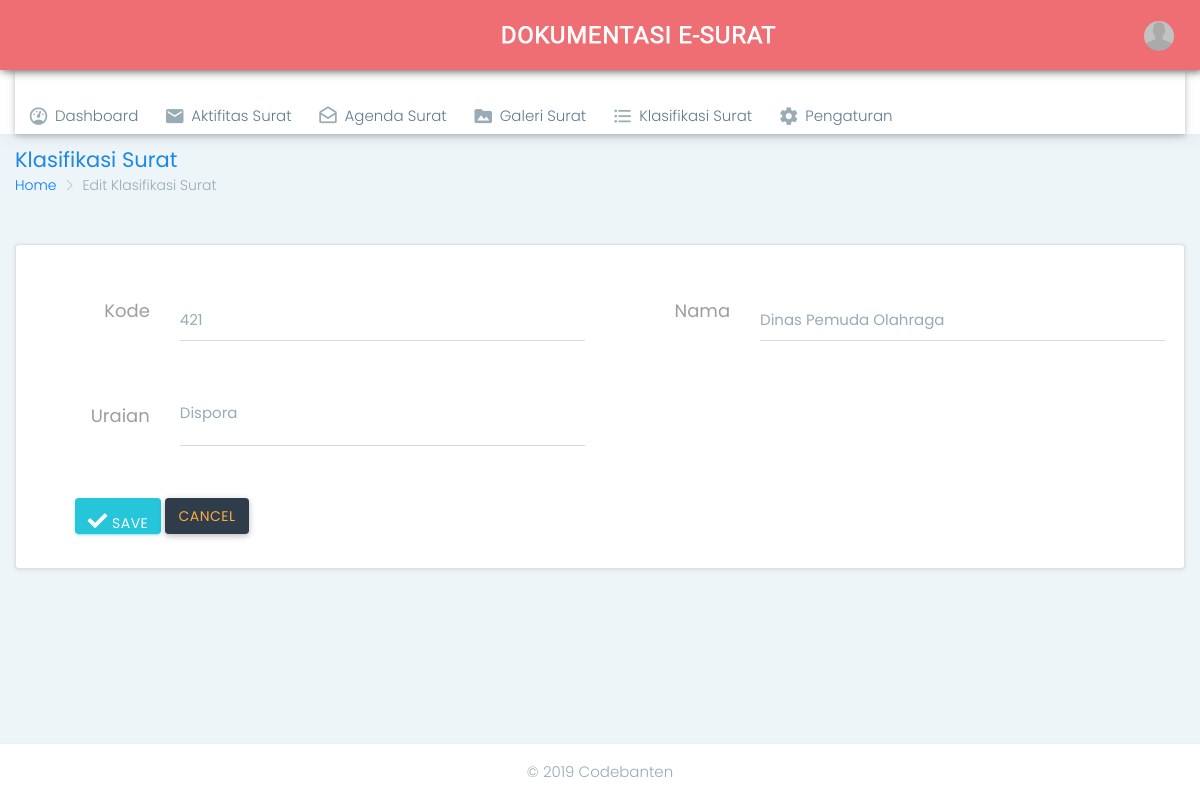
Screenshot of /admin.php?page=ref&act=edit&id_klasifikasi=2 (signed in) with the database file from the repository.
### tables this page shows
CREATE TABLE `tbl_klasifikasi` (
  `id_klasifikasi` int(5) NOT NULL AUTO_INCREMENT,
  `kode` varchar(30) NOT NULL,
  `nama` varchar(250) NOT NULL,
  `uraian` mediumtext NOT NULL,
  `id_user` tinyint(2) NOT NULL,
  PRIMARY KEY (`id_klasifikasi`)
);

### edit_klasifikasi.php (the view, shortened to what this page needs)
<?php
    if(empty($_SESSION['admin'])){
        $_SESSION['err'] = '<center>Anda harus login terlebih dahulu!</center>';
        header("Location: ./");
        die();
    } else {
        if(isset($_REQUEST['submit'])){
                $id_klasifikasi = $_REQUEST['id_klasifikasi'];
                $kode = $_REQUEST['kode'];
                $nama = $_REQUEST['nama'];
                $uraian = $_REQUEST['uraian'];
                $id_user = $_SESSION['admin'];
                if($_REQUEST['kode'] == "" || $_REQUEST['nama'] == "" || $_REQUEST['uraian'] == ""){
                    $_SESSION['errEmpty'] = 'ERROR! Semua form wajib diisi';
                    echo '<script language="javascript">
                            window.location.href="./admin.php?page=ref&act=edit&id_klasifikasi='.$id_klasifikasi.'";
                          </script>';
                } else {
                if(!preg_match("/^[a-zA-Z0-9. ]*$/", $kode)){
                    $_SESSION['kode'] = 'Form Kode hanya boleh mengandung karakter huruf, angka, spasi dan titik(.)';
                    echo '<script language="javascript">window.history.back();</script>';
                } else {
                    if(!preg_match("/^[a-zA-Z0-9.,\/ -]*$/", $nama)){
                        $_SESSION['namaref'] = 'Form Nama hanya boleh mengandung karakter huruf, spasi, titik(.), koma(,) dan minus(-)';
                        echo '<script language="javascript">window.history.back();</script>';
                    } else {
                        if(!preg_match("/^[a-zA-Z0-9.,()\/\r\n -]*$/", $uraian)){
                            $_SESSION['uraian'] = 'Form Uraian hanya boleh mengandung  huruf, angka, spasi, titik(.), koma(,), minus(-), garis miring(/), dan kurung()';
                            echo '<script language="javascript">window.history.back();</script>';
                        } else {
                            $query = mysqli_query($config, "UPDATE tbl_klasifikasi SET kode='$kode', nama='$nama', uraian='$uraian', id_user='$id_user' WHERE id_klasifikasi='$id_klasifikasi'");
                            if($query != false){
                                $_SESSION['succEdit'] = 'SUKSES! Data berhasil diupdate';
                                header("Location: ./admin.php?page=ref");
                                die();
                            } else {
                                $_SESSION['errQ'] = 'ERROR! Ada masalah dengan query';
                                echo '<script language="javascript">window.history.back();</script>';
                            }
                        }
                    }
                }
            }
        } else {
            $id_klasifikasi = mysqli_real_escape_string($config, $_REQUEST['id_klasifikasi']);
            $query = mysqli_query($config, "SELECT * FROM tbl_klasifikasi WHERE id_klasifikasi='$id_klasifikasi'");
            if(mysqli_num_rows($query) > 0){
                while($row = mysqli_fetch_array($query))
                if($_SESSION['admin'] != 1 AND $_SESSION['admin'] != 2){
                    echo '<script language="javascript">
                            window.alert("ERROR! Anda tidak memiliki hak akses untuk mengedit data ini");
                            window.location.href="./admin.php?page=ref";
                          </script>';
                } else {?>
                <div class="container-fluid">
                    <div class="row page-titles">
                        <div class="col-md-5 col-8 align-self-center">
                            <h3 class="text-themecolor m-b-0 m-t-0">Klasifikasi Surat</h3>
                            <ol class="breadcrumb">
                                <li class="breadcrumb-item"><a href="javascript:void(0)">Home</a></li>
                                <li class="breadcrumb-item active">Edit Klasifikasi Surat</li>
                            </ol>
                        </div>
                    </div>
<div class="row">
    <div class="col-12">
        <div class="card">
            <div class="card-body">
                <h4 class="card-title">Edit Klasifikasi Surat</h4>
                        <form class="form-material m-t-10" method="post" action="?page=ref&act=edit">
                    <div class="row">
                    <div class="col-md-6">
                        <div class="form-group row">
                            <label class="control-label text-right col-md-3">Kode</label>
                            <div class="col-md-9">
                                    <input id="kd" type="text" class="form-control form-control-line" name="kode" maxlength="30" value="<?php echo $row['kode']; ?>" required>
                             </div>
                        </div>
                    </div>
                    <div class="col-md-6">
                        <div class="form-group row">
                            <label class="control-label text-right col-md-3">Nama</label>
                            <div class="col-md-9">
                                <input id="nama" type="text" class="form-control form-control-line" name="nama" value="<?php echo $row['nama']; ?>" required>
                                </div>
                            </div>
                        </div>
                    </div>
                    <div class="row">
                    <div class="col-md-6">
                        <div class="form-group row">
                            <label class="control-label text-right col-md-3">Uraian</label>
                            <div class="col-md-9">
                                    <textarea id="uraian" class="form-control form-control-line"  name="uraian" required><?php echo $row['uraian']; ?></textarea>
                                </div>
                            </div>
                        </div>
                    </div>
                    <div  style="margin-left: 40px;">
                        <button type="submit" name="submit" class="btn btn-success"> <i class="fa fa-check"></i> Save</button>
                        <a href="?page=ref" class="btn btn-inverse">Cancel</a>
                    </div>
                        </form>
                    </div>
                </div>
            </div>
        </div>
<?php
                }
            }
        }
    }
?>

### horizontal/css/colors/blue.css (style rules this page uses)
.text-themecolor { color: #1e88e5 !important; }

### include/head.php (style rules this page uses)
body { background: #fff; }
.bg::before { content: ''; background-image: url('./upload/background.jpg'); background-size: cover; background-repeat: no-repeat; background-attachment: scroll; position: fixed; z-index: -1; top: 0; bottom: 0; left: 0; right: 0; opacity: 0.10; filter:alpha(opacity=10); }

### rows the page displays
tbl_klasifikasi: kode "421", nama "Dinas Pemuda Olahraga", uraian "Dispora"
